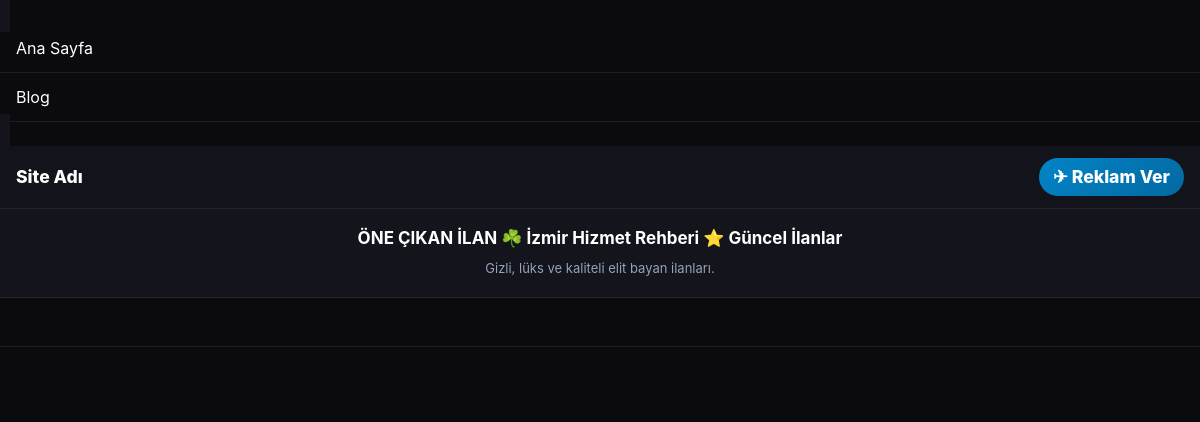
The app's page /amp/index.php, older data.
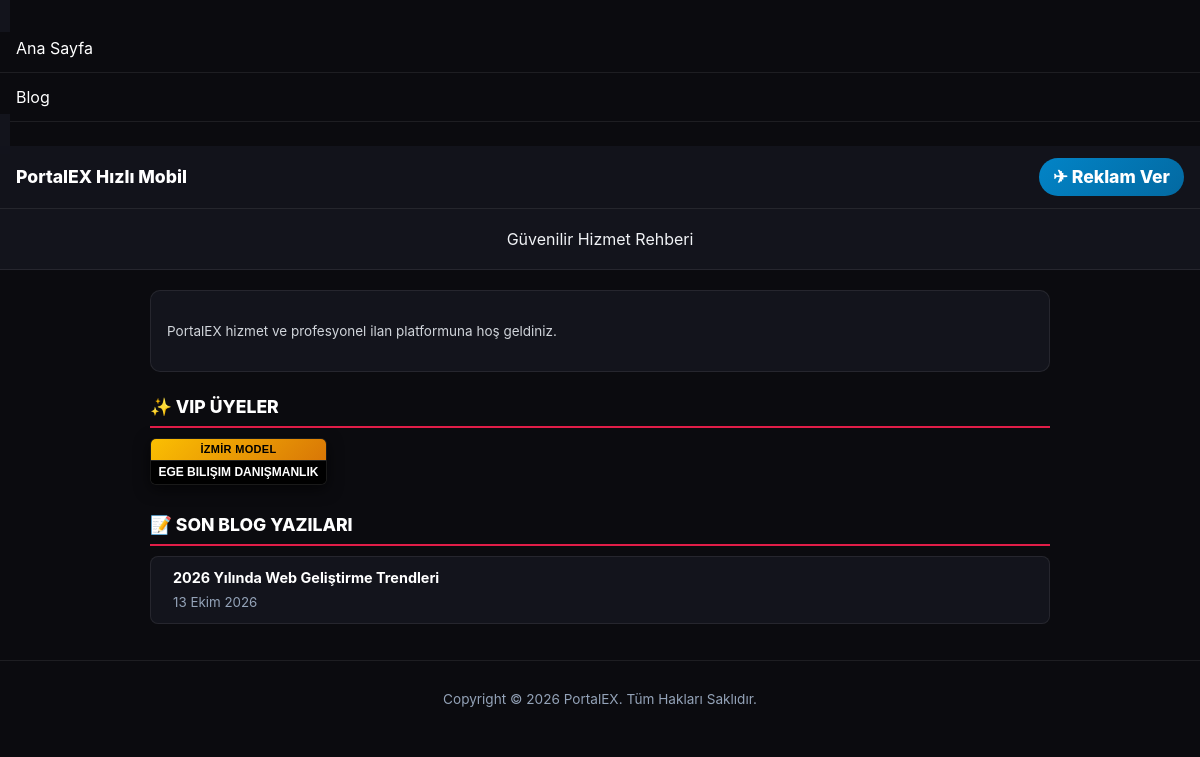
The same page, newer data.
### tables this page shows
CREATE TABLE `ampayar` (
  `amp_id` INT NOT NULL AUTO_INCREMENT,
  `amp_domain` VARCHAR(255) DEFAULT 'http://localhost/amp',
  `amp_sub` VARCHAR(255) DEFAULT '',
  `amp_baslik` VARCHAR(255) DEFAULT 'PortalEX Mobil',
  `amp_iletisim` VARCHAR(255) DEFAULT 'https://api.whatsapp.com/send?phone=905550000000',
  `amp_headerarkarenk` VARCHAR(20) DEFAULT '#1e293b',
  `amp_headeryazi` VARCHAR(20) DEFAULT '#ffffff',
  `amp_baslikarkarenk` VARCHAR(20) DEFAULT '#0f172a',
  `amp_baslikyazirenk` VARCHAR(20) DEFAULT '#ffffff',
  `amp_ilanarkarenk` VARCHAR(20) DEFAULT '#1e293b',
  `amp_ilanyazirenk` VARCHAR(20) DEFAULT '#ffffff',
  `amp_telegram` VARCHAR(255) DEFAULT 'https://t.me/exampleportal',
  PRIMARY KEY (`amp_id`)
);

CREATE TABLE `ayarlar` (
  `id` INT NOT NULL AUTO_INCREMENT,
  `siteadi` VARCHAR(255) DEFAULT 'Hizmet ve İlan Rehberi',
  `logoyazi` VARCHAR(255) DEFAULT 'PortalEX',
  `meta` TEXT,
  `anahtar` TEXT,
  `telefon` VARCHAR(50) DEFAULT '0555 000 00 00',
  `telefonyazi` VARCHAR(255) DEFAULT 'İletişim & Destek',
  `siteurl` VARCHAR(255) DEFAULT 'http://localhost/',
  `ampurl` VARCHAR(255) DEFAULT 'http://localhost/amp',
  `anasayfa` MEDIUMTEXT,
  `yanpanel` MEDIUMTEXT,
  `copyright` VARCHAR(255) DEFAULT 'Copyright © 2026 PortalEX. All Rights Reserved.',
  `yanpanelbaslik` VARCHAR(255) DEFAULT 'Hızlı Menü',
  `ustalanyazisi` VARCHAR(255) DEFAULT 'Profesyonel Hizmet ve İlan Rehberi',
  `head` TEXT,
  `footer` TEXT,
  `mapsapi` VARCHAR(255) DEFAULT '',
  `analytics` VARCHAR(255) DEFAULT '',
  `renk_arka` VARCHAR(20) DEFAULT '#0f172a',
  `renk_headerarka` VARCHAR(20) DEFAULT '#1e293b',
  `renk_headeryazi` VARCHAR(20) DEFAULT '#ffffff',
  `renk_paketbaslik` VARCHAR(20) DEFAULT '#38bdf8',
  `renk_paketyazi` VARCHAR(20) DEFAULT '#ffffff',
  PRIMARY KEY (`id`)
);

CREATE TABLE `uyeler` (
  `id` INT NOT NULL AUTO_INCREMENT,
  `isim` VARCHAR(255) NOT NULL,
  `telefon` VARCHAR(50) DEFAULT '',
  `sehir` VARCHAR(100) DEFAULT 'İzmir',
  `semt` VARCHAR(100) DEFAULT 'Merkez',
  `kategori` INT DEFAULT 1,
  `resim` VARCHAR(255) DEFAULT 'placeholder.jpg',
  `aciklama` TEXT,
  `seviye` VARCHAR(50) DEFAULT 'Standart',
  `sira` INT DEFAULT 0,
  `durum` VARCHAR(50) DEFAULT 'Yayında',
  `seo` VARCHAR(255) NOT NULL,
  `tarih` VARCHAR(50) DEFAULT '',
  `btarih` VARCHAR(50) DEFAULT '',
  PRIMARY KEY (`id`),
  KEY `idx_uyeler_durum` (`durum`),
  KEY `idx_uyeler_seo` (`seo`),
  KEY `idx_uyeler_kat` (`kategori`)
);

CREATE TABLE `blog` (
  `id` INT NOT NULL AUTO_INCREMENT,
  `kategori` INT DEFAULT 0,
  `baslik` VARCHAR(255) NOT NULL,
  `aciklama` LONGTEXT,
  `resim` VARCHAR(255) DEFAULT 'resimyok.png',
  `meta` TEXT,
  `anahtar` TEXT,
  `durum` VARCHAR(50) DEFAULT 'Aktif',
  `odak_kelime` VARCHAR(255) DEFAULT '',
  `seo` VARCHAR(255) NOT NULL,
  `paylasim` VARCHAR(50) DEFAULT 'Normal',
  `tarih` VARCHAR(50) DEFAULT '',
  `yayinlanma_tarihi` DATETIME DEFAULT CURRENT_TIMESTAMP,
  `yil` INT DEFAULT 2026,
  `hit` INT DEFAULT 0,
  PRIMARY KEY (`id`),
  KEY `idx_blog_durum` (`durum`),
  KEY `idx_blog_seo` (`seo`)
);

### include/connect.php (called while the page is built, shortened)
<?php
$DB_HOST = getenv('DB_HOST') ?: "localhost";
$DB_NAME = getenv('DB_NAME') ?: "database_name";
$DB_USER = getenv('DB_USER') ?: "database_user";
$DB_PASS = getenv('DB_PASS') !== false ? getenv('DB_PASS') : "";
$charset = 'utf8mb4';
$options = [
    PDO::ATTR_ERRMODE            => PDO::ERRMODE_EXCEPTION,
    PDO::ATTR_DEFAULT_FETCH_MODE => PDO::FETCH_ASSOC,
    PDO::ATTR_EMULATE_PREPARES   => false,
];
$dsn = "mysql:host=$DB_HOST;dbname=$DB_NAME;charset=$charset";
try {
    $conn = new PDO($dsn, $DB_USER, $DB_PASS, $options);
} catch (PDOException $e) {
    error_log("Veritabanı bağlantı hatası: " . $e->getMessage());
    die("Sistemde bir sorun oluştu. Lütfen daha sonra tekrar deneyin.");
}
try {
    $SiteBilgi = $conn->query("SELECT * FROM ayarlar WHERE id = 1 LIMIT 1")->fetch();
    $AmpBilgi = $conn->query("SELECT * FROM ampayar WHERE amp_id = 1 LIMIT 1")->fetch();
} catch (PDOException $e) {
    error_log("Site ayarları çekilemedi: " . $e->getMessage());
    $SiteBilgi = [];
    $AmpBilgi = [];
}
?>

### amp/index.php (the view, shortened to what this page needs)
<?php
require_once("../include/connect.php");
try {
    $vipUyeler = $conn->query("SELECT id, seo, isim, resim, sehir, telefon FROM uyeler WHERE durum='Yayında' AND seviye='vip' ORDER BY sira ASC")->fetchAll(PDO::FETCH_ASSOC);
    $blogYazilari = $conn->query("SELECT id, seo, baslik, resim, aciklama, CONCAT(yil, '-', tarih) AS yayinlanma_tarihi FROM blog WHERE durum = 'Aktif' ORDER BY id DESC LIMIT 5")->fetchAll(PDO::FETCH_ASSOC);
} catch (PDOException $e) {
    error_log("AMP Anasayfa Veri Çekme Hatası: " . $e->getMessage());
    $megaUyeler = $vipUyeler = $goldUyeler = $elitUyeler = $blogYazilari = [];
}
$amp_url = rtrim(htmlspecialchars($AmpBilgi["amp_domain"] ?? '', ENT_QUOTES, 'UTF-8'), '/');
?>
<!doctype html>
<html ⚡ lang="tr">
<head>
</head>
<body>
    <amp-sidebar id="sidebar" layout="nodisplay" side="left">
        <ul>
            <li><a href="<?= $amp_url; ?>/">Ana Sayfa</a></li>
            <li><a href="<?= $amp_url; ?>/blog">Blog</a></li>
        </ul>
    </amp-sidebar>
    <header class="header-bar">
        <a href="<?= $amp_url; ?>/"><?= htmlspecialchars($AmpBilgi['amp_baslik'] ?? 'Site Adı'); ?></a>
        <a href="<?= htmlspecialchars($AmpBilgi['amp_telegram'] ?? 'https://t.me/exampleportal'); ?>" target="_blank" rel="noopener" class="telegram-btn">✈ Reklam Ver</a>
    </header>
    <section class="vitrin-hero">
        <?php $ustYazi = $SiteBilgi['ustalanyazisi'] ?? ''; ?>
        <?php if (!empty($ustYazi)): ?>
            <div><?= $ustYazi; ?></div>
        <?php else: ?>
            <h1><?= htmlspecialchars($SiteBilgi['siteadi'] ?? 'ÖNE ÇIKAN İLAN ☘️ İzmir Hizmet Rehberi ⭐️ Güncel İlanlar'); ?></h1>
            <p><?= htmlspecialchars($SiteBilgi['meta'] ?? 'Gizli, lüks ve kaliteli elit bayan ilanları.'); ?></p>
        <?php endif; ?>
    </section>
    <main>
        <?php if (!empty($SiteBilgi['anasayfa'])): ?>
        <section class="site-content">
            <?= $SiteBilgi['anasayfa']; ?>
        </section>
        <?php endif; ?>
        <?php if (count($vipUyeler) > 0): ?>
        <div class="container-title"><h2>✨ VIP Üyeler</h2></div>
        <div class="glist glist-5">
            <?php foreach($vipUyeler as $Vip): ?>
            <?php
                $is_ad = (in_array($Vip['resim'], ['mega.webp','vip.webp','gold.webp','elit.webp','platin1.webp','platin.webp']) || strpos($Vip['isim'], 'REKLAM') !== false);
            ?>
            <div class="list2">
                <div class="isim vip-isim"><?= $is_ad ? 'REKLAM ALANI' : 'İZMİR MODEL'; ?></div>
                <div class="tel"><?= htmlspecialchars(mb_strtoupper($Vip['isim'], 'UTF-8')); ?></div>
            </div>
            <?php endforeach; ?>
        </div>
        <?php endif; ?>
        <?php if (count($blogYazilari) > 0): ?>
        <div class="container-title"><h2>📝 Son Blog Yazıları</h2></div>
        <div class="blog-list">
            <?php foreach($blogYazilari as $yazi): ?>
            <div class="blog-list-item">
                <a href="<?= $amp_url; ?>/yazi/<?= htmlspecialchars($yazi['seo']); ?>/<?= intval($yazi['id']); ?>.html">
                    <div>
                        <h3><?= htmlspecialchars($yazi['baslik']); ?></h3>
                        <small><?= turkcetarih('d MMMM yyyy', $yazi['yayinlanma_tarihi']); ?></small>
                    </div>
                </a>
            </div>
            <?php endforeach; ?>
        </div>
        <?php endif; ?>
    </main>
    <footer class="footer">
        <div class="amp-copyright"><?= htmlspecialchars($SiteBilgi['copyright'] ?? ''); ?></div>
    </footer>
</body>
</html>

Row changes from the older to the newer data that the page shows:
added ampayar: amp_baslik "PortalEX Hızlı Mobil"
added ayarlar: ustalanyazisi "Güvenilir Hizmet Rehberi", anasayfa "PortalEX hizmet ve profesyonel ilan platformuna hoş geldiniz.", copyright "Copyright © 2026 PortalEX. Tüm Hakları Saklıdır."
added uyeler: resim "İZMİR MODEL", isim "EGE BILIŞIM DANIŞMANLIK"
added blog: baslik "2026 Yılında Web Geliştirme Trendleri", yayinlanma_tarihi "13 Ekim 2026"
Text that changed along with them:
$AmpBilgi['amp_baslik']: "Site Adı" → (not shown)
$SiteBilgi['siteadi']: "ÖNE ÇIKAN İLAN ☘️ İzmir Hizmet Rehberi ⭐️ Güncel İlanlar" → (not shown)
$SiteBilgi['meta']: "Gizli, lüks ve kaliteli elit bayan ilanları." → (not shown)
text now shown: "✨ VIP ÜYELER 📝 SON BLOG YAZILARI"
